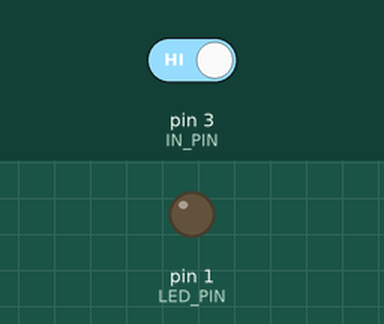
The sketch below on a simulated Arduino Uno, built with avr-gcc and run on an emulated ATmega328P. Parts: output pins drawn as LEDs (lit = HIGH). The test bench sets the inputs (shaded band); at power-on: pin 3 (IN_PIN) HIGH.

Above: at 1.2 s.
1.3 s: pin 3 (IN_PIN) driven LOW
At 2.0 s:
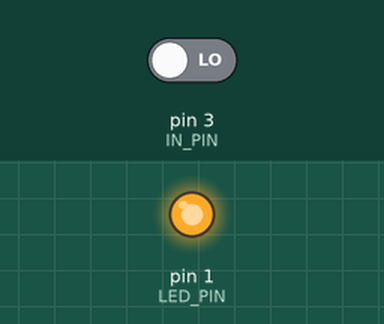
2.8 s: pin 3 (IN_PIN) driven HIGH
At 3.1 s:
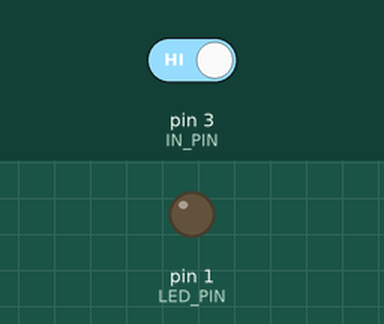
Timing chart, 0 to 5.8 s (numbered marks = the images above; inputs shaded):
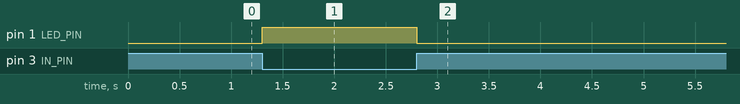

The sketch:

infraredTinyOne.ino
```cpp
/**
    Infrared Action (Transmitter) - Mission Possible MK2
    Ward Melville HS Science Olympiad - Team A - 2017-2018
    infraredTinyOne.ino
    Purpose: Sends a message comprosed of three 100 millisecond pulses separated by 100 milliseconds using an infrared LED.

    @author David Cutting
    @version 1.1 3/2/2018
*/

// Definitions for microcontroller pin numbers
const int IN_PIN = 3;
const int LED_PIN = 1;

// Variables for states of the pins
bool inState = LOW;
bool outState = LOW;

// Variables and constants for the debounce code
unsigned int counter = 0;
const int DEBOUNCE_COUNT = 50;
long time = 0;

void setup() {
  // Set the microcontroller pins as either inputs or outputs
  pinMode(IN_PIN, INPUT);
  pinMode(LED_PIN, OUTPUT);
  digitalWrite(LED_PIN, LOW);
}

void loop() {
  digitalWrite(LED_PIN, !digitalRead(IN_PIN));
}
```

Measured:
- after the input at 1.3 s, pin 1 (LED_PIN): LOW → HIGH at once
- after the input at 2.8 s, pin 1 (LED_PIN): HIGH → LOW at once
